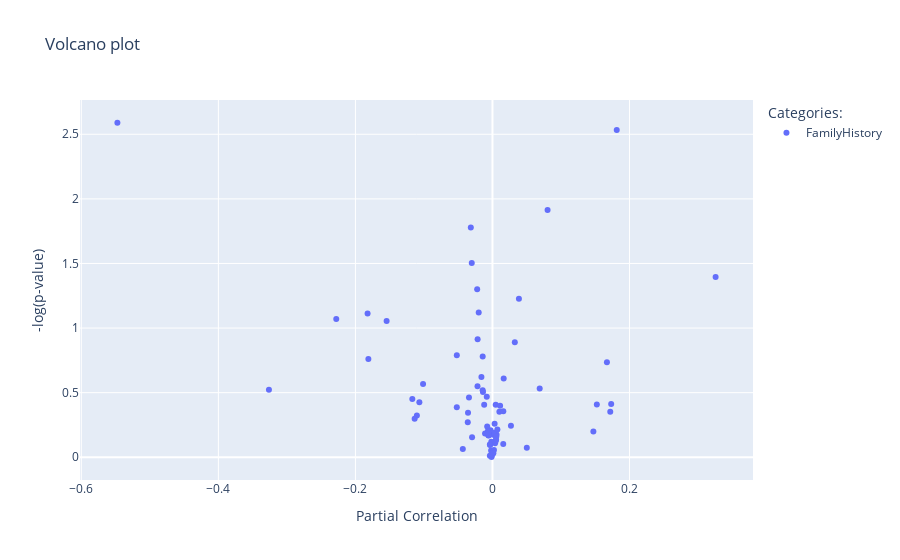

Write notebook code for a chart like this one.
### Code cell
import plotly.express as px

fig = px.scatter(correlations, x="correlation", y="neg_log_p_value", custom_data=["variable", "p_value", "sample_size"], color="category", labels={"correlation": "Partial Correlation", "neg_log_p_value": "-log(p-value)", "category": "Categories:"}, title="Volcano plot")
fig.update_traces(
    hovertemplate="<br>".join([
        "Variable: %{customdata[0]}",
        "Partial Correlation: %{x:.3f}",
        "p-value: %{customdata[1]:.3E}",
        "Samples size: %{customdata[2]}",
    ])
)
fig.show()

### Figure 1 — Plotly figure (JSON) as saved in the notebook; plotly's stock layout.template omitted (floating-point values rounded to 4 significant figures; data arrays with more than 128 entries replaced by an {"elided": "..."} marker saying what was removed)
{"data": [{"customdata": {"elided": "84x3 mixed values"}, "hovertemplate": "Variable: %{customdata[0]}<br>Partial Correlation: %{x:.3f}<br>p-value: %{customdata[1]:.3E}<br>Samples size: %{customdata[2]}", "legendgroup": "FamilyHistory", "marker": {"color": "#636efa", "symbol": "circle"}, "mode": "markers", "name": "FamilyHistory", "orientation": "v", "showlegend": true, "type": "scatter", "x": [0.1523, -0.001128, -0.001995, -0.05202, -0.03428, 0.03264, -0.02231, -0.008294, 0.0006534, 0.002228, -0.00379, 0.003822, -0.02166, 0.001241, -0.001065, 0.08046, 0.005129, -0.003784, -0.001634, 0.003142, 0.02698, -0.002775, -0.03159, 0.1473, -0.2279, -0.1811, -0.03603, 0.01574, -0.03567, -0.01081, 0.005193, 0.005956, 0.004754, 0.002561, -0.05204, 0.3256, 0.0101, -0.1103, null, 0.167, -0.01209, null, -0.003766, -0.02183, -0.3262, -0.1169, 0.06893, -0.01427, -0.007702, 0.1814, -0.006133, 0.1733, -0.001421, null, -0.1136, -0.005812, -0.0302, -0.1822, -0.1013, -0.1545, -0.00632, -0.0008636, -0.01611, -0.003478, 0.002186, -0.005904, 0.007218, -0.1067, -0.006786, -0.02973, -0.006339, -0.01385, 0.01585, -0.04327, 0.1719, 0.03862, 0.01116, 0.0009473, -0.01424, -0.02007, 0.005623, 0.05012, -0.5473, 0.0164], "xaxis": "x", "y": [0.4092, 0.02848, 0.05226, 0.7897, 0.4623, 0.891, 1.3, 0.4684, 0.04478, 0.1728, 0.01187, 0.1077, 0.914, 0.03181, 0.0119, 1.914, 0.1288, 0.1739, 0.1207, 0.2602, 0.2439, 0.2094, 1.778, 0.1999, 1.069, 0.7601, 0.2712, 0.103, 0.344, 0.1831, 0.1401, 0.1766, 0.4065, 0.1906, 0.3864, 1.394, 0.3523, 0.3225, 0, 0.7362, 0.4067, 0, 0.0991, 0.55, 0.5217, 0.4515, 0.532, 0.5186, 0.2379, 2.532, 0.1818, 0.4118, 0.001439, 0, 0.2981, 0.1678, 1.503, 1.113, 0.567, 1.056, 0.1851, 0.02219, 0.6205, 0.0947, 0.05695, 0.1696, 0.2148, 0.4248, 0.2013, 0.1558, 0.1899, 0.5058, 0.3568, 0.06317, 0.3523, 1.226, 0.3982, 0.03309, 0.7795, 1.121, 0.1607, 0.07394, 2.589, 0.6097], "yaxis": "y"}], "layout": {"legend": {"title": {"text": "Categories:"}, "tracegroupgap": 0}, "title": {"text": "Volcano plot"}, "xaxis": {"anchor": "y", "domain": [0, 1], "title": {"text": "Partial Correlation"}}, "yaxis": {"anchor": "x", "domain": [0, 1], "title": {"text": "-log(p-value)"}}}}
